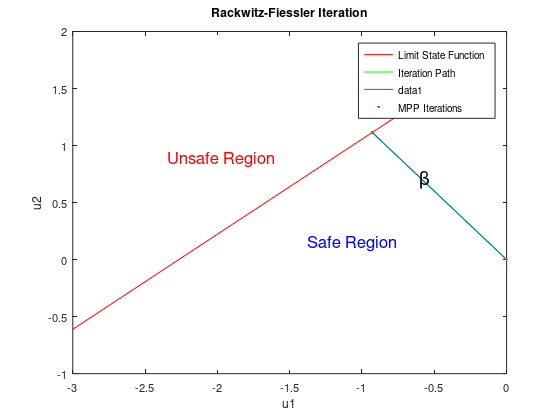

Write the MATLAB code that produced this figure.
function [pf, beta] = ExampleClass_linear_FORM
clc;
close all;
clear all;


% Statistical properties of the random variables
mu1 = 12;
sigma1 = 5;
mu2 = 10;
sigma2 = 9;

% Start in origin (initial guess in U-space)
u0 = [0; 0];
u = u0;
uall = u';

% Vectors of standard deviation and mean values
s = [sigma1; sigma2];
m = [mu1; mu2];

% Finding the MPP (Most Probable Point)
for i = 1:15
    g = grad_g1(u, s, m); % Gradient of g1
    gtg = g' * g;
    gtu = g' * u;
    f = limitState_g1(u, s, m); % Limit state function g1
    lambda = (f - gtu) / gtg;
    v = g * (-lambda) - u;
    u = u + v;
    uall = [uall; u'];
    beta = sqrt(u' * u); % Reliability index
end

fprintf('\n\n******* Results FORM - HLRF *********');
fprintf('\nSafety Index beta = %f ', beta);
fprintf('\nProbability of failure pf = %f \n', normcdf(-beta));

% Backtransformation into original space:
x1s = sigma1 * u(1) + mu1;
x2s = sigma2 * u(2) + mu2;

fprintf('\nDesign Point in original space (x1*, x2*) = (%f, %f) ', x1s, x2s);
fprintf('\nLimit State Condition g(x1*, x2*) = %f \n', 3 * x1s - 2 * x2s + 18);

% Plot the limit state function in U-space
figure
x1 = linspace(-3, 10, 100);
x2 = (3/2) * x1 + 9; % Limit state function line in original space
u1 = (x1 - mu1) / sigma1;
u2 = (x2 - mu2) / sigma2;
plot(u1, u2, 'r', 'DisplayName', 'Limit State Function')
hold on
plot([0 u(1)], [0 u(2)], 'g', 'DisplayName', 'Iteration Path');
plot(uall(:, 1), uall(:, 2), '-');
plot(uall(:, 1), uall(:, 2), '.', 'DisplayName', 'MPP Iterations');

% Set figure properties
set(gcf, 'Units', 'centimeters');
set(gcf, 'paperpositionmode', 'auto', 'PaperUnits', 'centimeters')
set(gcf, 'PaperSize', [29.7 / 2.0 23.0 / 2]);
set(gca, 'FontSize', 8);

xlabel('u1');
ylabel('u2');
title('Rackwitz-Fiessler Iteration');
legend('show');

% Add labels for safe and unsafe regions
txtar_safe = annotation('textbox', [0.55 0.4 0.1 0.1], 'String', 'Safe Region', 'FontSize', 12, 'LineStyle', 'none', 'Color', 'b');
txtar_unsafe = annotation('textbox', [0.3 0.6 0.1 0.1], 'String', 'Unsafe Region', 'FontSize', 12, 'LineStyle', 'none', 'Color', 'r');
txtar = annotation('textbox', [0.75 0.55 0.1 0.1], 'String', '\beta', 'FontSize', 14, 'LineStyle', 'none');
hold off

% X-space design point (already computed)
fprintf('\nMost Probable Failure Point (X-space) = (%f, %f)\n', x1s, x2s);

% U-space design point (after final iteration)
fprintf('\nMost Probable Failure Point (U-space) = (%f, %f)\n', u(1), u(2));

end

% Gradient of limit-state function
function grad_g1 = grad_g1(u, s, m)
    % Gradient of g1 = 3*X1 - 2*X2 + 18 w.r.t. X1 and X2
    grad_g1 = [3 * s(1); -2 * s(2)];
end

% Limit-state function g1 = 3*X1 - 2*X2 + 18
function ls_g1 = limitState_g1(u, s, m)
    x1 = s(1) * u(1) + m(1); % Transform from U-space to X-space
    x2 = s(2) * u(2) + m(2);
    ls_g1 = 3 * x1 - 2 * x2 + 18;
end

